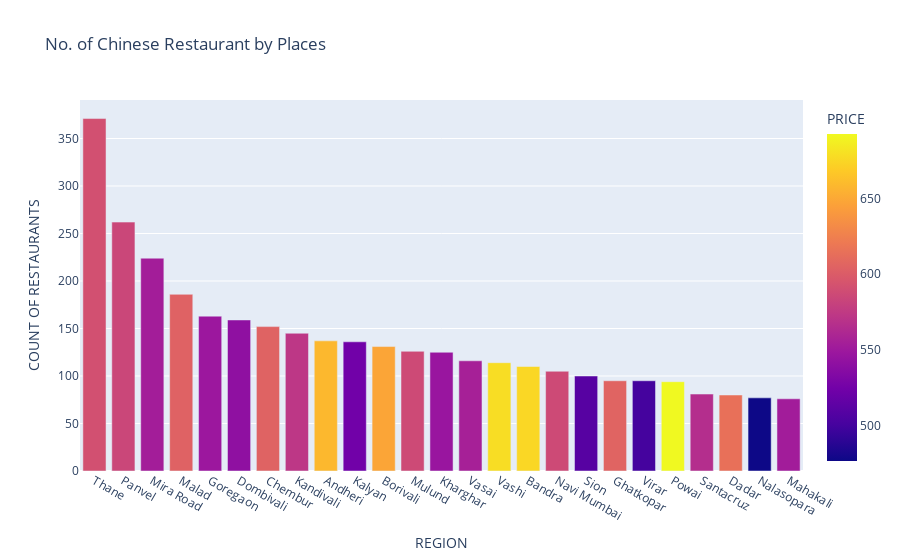

The cell this chart's notebook holds for it:
### Code cell
fig = px.bar(
    chinese_rest_df,
    x='REGION',
    y='COUNT OF RESTAURANTS',
    color='PRICE',
    title='No. of Chinese Restaurant by Places'
)

fig.show()

### Figure 1 — Plotly figure (JSON) as saved in the notebook; plotly's stock layout.template omitted (floating-point values rounded to 4 significant figures)
{"data": [{"hovertemplate": "REGION=%{x}<br>COUNT OF RESTAURANTS=%{y}<br>PRICE=%{marker.color}<extra></extra>", "legendgroup": "", "marker": {"color": [591.0, 584.4, 553.3, 604.0, 548.8, 540.9, 604.9, 572.6, 658.4, 523.9, 648.1, 586.5, 546.8, 555.6, 678.1, 675.0, 587.1, 509.8, 605.8, 500.0, 692.6, 566.0, 614.4, 476.6, 552.6], "coloraxis": "coloraxis", "pattern": {"shape": ""}}, "name": "", "orientation": "v", "showlegend": false, "textposition": "auto", "type": "bar", "x": ["Thane", "Panvel", "Mira Road", "Malad", "Goregaon", "Dombivali", "Chembur", "Kandivali", "Andheri", "Kalyan", "Borivali", "Mulund", "Kharghar", "Vasai", "Vashi", "Bandra", "Navi Mumbai", "Sion", "Ghatkopar", "Virar", "Powai", "Santacruz", "Dadar", "Nalasopara", "Mahakali"], "xaxis": "x", "y": [371, 262, 224, 186, 163, 159, 152, 145, 137, 136, 131, 126, 125, 116, 114, 110, 105, 100, 95, 95, 94, 81, 80, 77, 76], "yaxis": "y"}], "layout": {"barmode": "relative", "coloraxis": {"colorbar": {"title": {"text": "PRICE"}}, "colorscale": [[0, "#0d0887"], [0.1111, "#46039f"], [0.2222, "#7201a8"], [0.3333, "#9c179e"], [0.4444, "#bd3786"], [0.5556, "#d8576b"], [0.6667, "#ed7953"], [0.7778, "#fb9f3a"], [0.8889, "#fdca26"], [1, "#f0f921"]]}, "legend": {"tracegroupgap": 0}, "title": {"text": "No. of Chinese Restaurant by Places"}, "xaxis": {"anchor": "y", "domain": [0, 1], "title": {"text": "REGION"}}, "yaxis": {"anchor": "x", "domain": [0, 1], "title": {"text": "COUNT OF RESTAURANTS"}}}}
